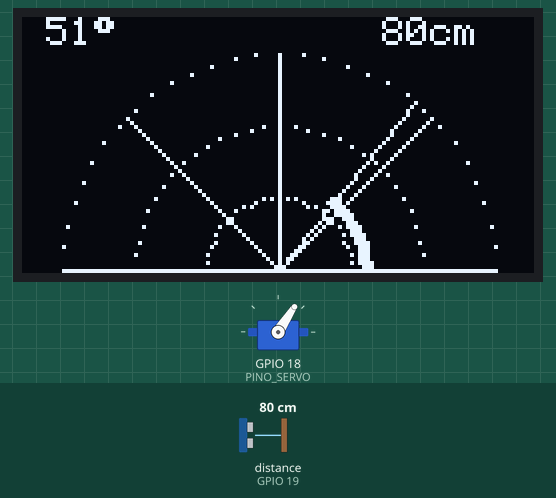
Simulated run of this program. Board: ESP32. Shown: servo, 128×64 one-colour display. Wiring (from diagram.json): ultrasonic range finder: trigger GPIO 5; echo GPIO 19. Inputs (shaded band) come from the test bench; at power-on: distance to the obstacle (sensor on GPIO 19) 80 cm. The echo pulse lasts 58.3 µs per cm; what the program prints to the serial monitor is not drawn.

Above: at 2.4 s.
2.5 s: distance to the obstacle (sensor on GPIO 19) set to 250 cm
At 3.4 s:
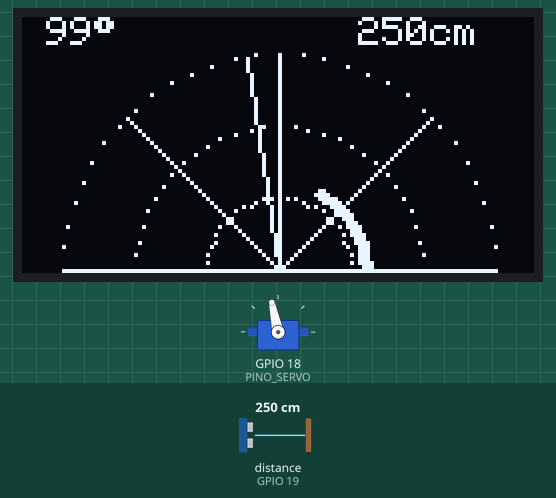
4.1 s: distance to the obstacle (sensor on GPIO 19) set to 2 cm
At 4.6 s:
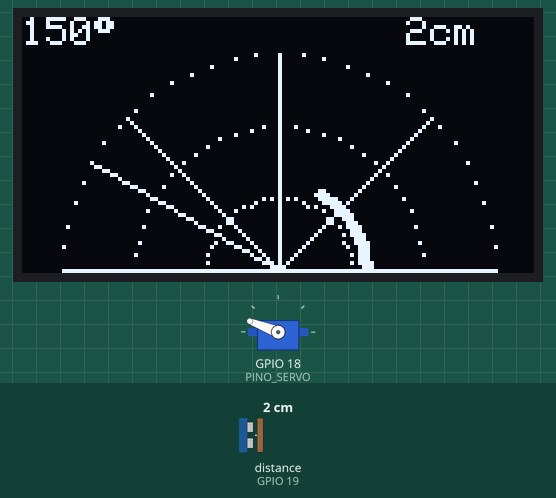
6.9 s: distance to the obstacle (sensor on GPIO 19) set to 299 cm
At 7.6 s:
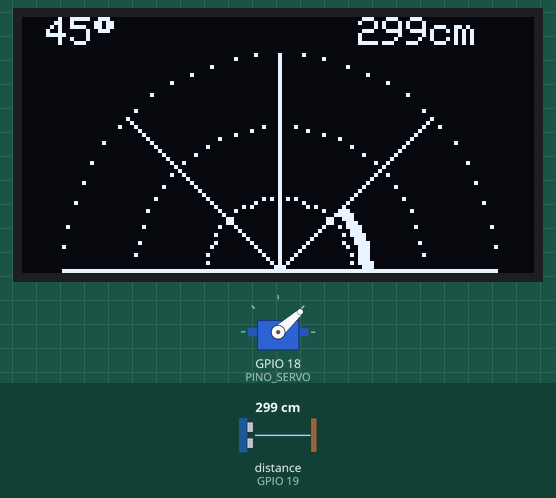
8.4 s: distance to the obstacle (sensor on GPIO 19) set to 60 cm
At 8.86 s:
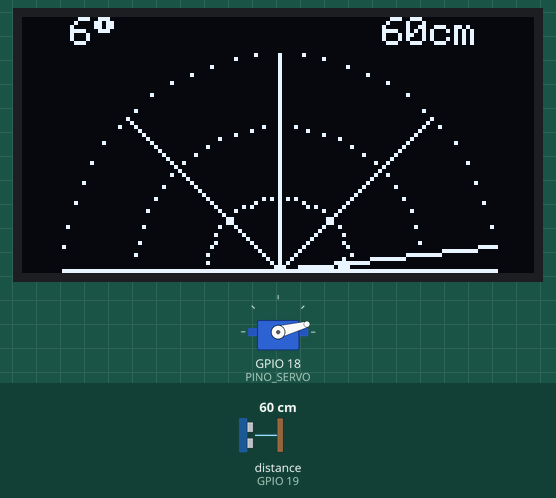
10.1 s: distance to the obstacle (sensor on GPIO 19) set to 250 cm
At 17.94 s:
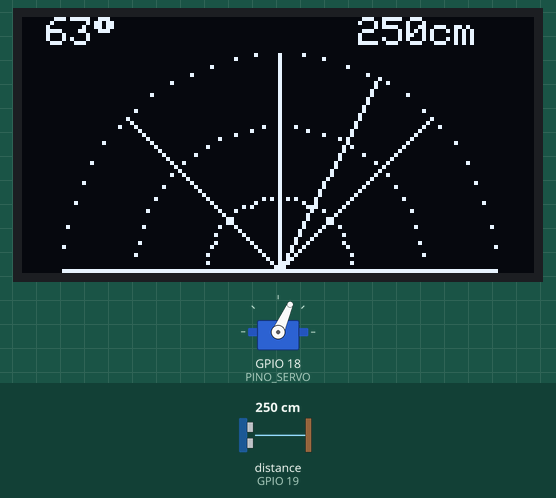
Timing chart, 0 to 18.0 s (numbered marks = the images above; inputs shaded):
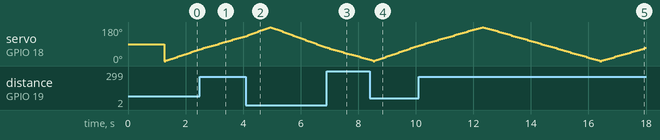

The program:

main.cpp
```cpp
/*
 * ============================================================
 *  PROJETO 02 - RADAR ULTRASSÔNICO
 *  Tópico 7 - Funções predefinidas: FUNÇÕES TRIGONOMÉTRICAS
 *  Placa: ESP32 DevKit C  |  Simulação: Wokwi (VS Code)
 * ============================================================
 *  Componentes:
 *   - Servo motor SG90                        [NOVO]
 *   - Sensor ultrassônico HC-SR04             [NOVO]
 *   - Display OLED 128x64 SSD1306 (I2C)       [NOVO]
 *
 *  Ideia: o servo gira o sensor de 0° a 180°. Para cada ângulo
 *  medimos a distância (coordenada POLAR: raio + ângulo) e
 *  convertemos para coordenada CARTESIANA (x, y) usando:
 *        x = d * cos(θ)        y = d * sin(θ)
 *
 *  Funções trigonométricas exploradas:
 *   sin()  cos()  tan()  atan2()  radians()  degrees()
 *   hypot()  e a constante PI
 * ============================================================
 */

#include <Arduino.h>
#include <Wire.h>
#include <Adafruit_GFX.h>
#include <Adafruit_SSD1306.h>
#include <ESP32Servo.h>

// ----------------- Pinos -----------------
#define PINO_SERVO  18
#define PINO_TRIG    5
#define PINO_ECHO   19

// ----------------- Display ----------------
#define LARGURA 128
#define ALTURA   64
Adafruit_SSD1306 oled(LARGURA, ALTURA, &Wire, -1);

// --------- Geometria do radar na tela ---------
const int   CENTRO_X   = 64;     // centro do semicírculo (meio da tela, embaixo)
const int   CENTRO_Y   = 63;
const int   RAIO_TELA  = 54;     // raio máximo em pixels
const float ALCANCE_CM = 200.0;  // distância representada pelo raio máximo

// --------------- Servo / varredura -------------
Servo servo;
int angulo = 0;
int passo  = 3;                  // graus por passo (+3 ou -3)

// Guarda a distância medida em cada ângulo (0..180) para desenhar os "ecos"
float distancias[181];

// ============================================================
//  SENSOR
// ============================================================
float medirDistanciaCm() {
  digitalWrite(PINO_TRIG, LOW);
  delayMicroseconds(2);
  digitalWrite(PINO_TRIG, HIGH);       // pulso de 10 µs dispara a medição
  delayMicroseconds(10);
  digitalWrite(PINO_TRIG, LOW);

  unsigned long duracao = pulseIn(PINO_ECHO, HIGH, 30000);  // timeout 30 ms
  if (duracao == 0) return -1;                              // sem eco

  // velocidade do som ≈ 0,0343 cm/µs ; ida e volta -> divide por 2
  return duracao * 0.0343 / 2.0;
}

// ============================================================
//  CONVERSÕES TRIGONOMÉTRICAS
// ============================================================

// Converte (ângulo em graus, raio em pixels) -> ponto na tela
void polarParaTela(float graus, float raioPx, int &px, int &py) {
  float rad = radians(graus);                 // sin/cos trabalham em RADIANOS
  px = CENTRO_X + round(raioPx * cos(rad));   // eixo x cresce para a direita
  py = CENTRO_Y - round(raioPx * sin(rad));   // eixo y da tela cresce para BAIXO, por isso o "-"
}

// ============================================================
//  DESENHO
// ============================================================
void desenharGrade() {
  // Arcos de 1/3, 2/3 e 3/3 do alcance, desenhados ponto a ponto com sin/cos
  for (int k = 1; k <= 3; k++) {
    float r = RAIO_TELA * k / 3.0;
    for (int g = 0; g <= 180; g += 6) {
      int x, y;
      polarParaTela(g, r, x, y);
      oled.drawPixel(x, y, SSD1306_WHITE);
    }
  }
  // Linhas guia a cada 45°
  for (int g = 0; g <= 180; g += 45) {
    int x, y;
    polarParaTela(g, RAIO_TELA, x, y);
    oled.drawLine(CENTRO_X, CENTRO_Y, x, y, SSD1306_WHITE);
  }
}

void desenharEcos() {
  for (int g = 0; g <= 180; g++) {
    float d = distancias[g];
    if (d > 0 && d <= ALCANCE_CM) {
      float raioPx = d / ALCANCE_CM * RAIO_TELA;   // regra de três: cm -> pixels
      int x, y;
      polarParaTela(g, raioPx, x, y);
      oled.fillCircle(x, y, 1, SSD1306_WHITE);
    }
  }
}

void desenharFeixe(int graus) {
  int x, y;
  polarParaTela(graus, RAIO_TELA, x, y);
  oled.drawLine(CENTRO_X, CENTRO_Y, x, y, SSD1306_WHITE);
}

void desenharTexto(int graus, float d) {
  oled.setTextSize(1);
  oled.setTextColor(SSD1306_WHITE);
  oled.setCursor(0, 0);
  oled.printf("%3d%c", graus, (char)247);          // 247 = símbolo de grau na fonte padrão
  oled.setCursor(84, 0);
  if (d < 0) oled.print(" ---cm");
  else       oled.printf("%3.0fcm", d);
}

// ============================================================
//  RELATÓRIO SERIAL (mostra a matemática acontecendo)
// ============================================================
void relatorio(int graus, float d) {
  if (d < 0) {
    Serial.printf("ang=%3d  sem eco\n", graus);
    return;
  }
  float rad = radians(graus);
  float x = d * cos(rad);            // componente horizontal (cm)
  float y = d * sin(rad);            // componente vertical   (cm)

  // Prova real: voltar de cartesiano para polar
  float dVolta   = hypot(x, y);              // sqrt(x² + y²)
  float angVolta = degrees(atan2(y, x));     // ângulo a partir de x e y

  Serial.printf("ang=%3d (%.3f rad) d=%6.1f cm | x=%7.1f y=%6.1f | hypot=%6.1f atan2=%6.1f",
                graus, rad, d, x, y, dVolta, angVolta);

  // tan() = cateto oposto / cateto adjacente (indefinida em 90°)
  if (graus != 90) Serial.printf(" | tan=%.2f", tan(rad));
  Serial.println();
}

// ============================================================
void setup() {
  Serial.begin(115200);

  pinMode(PINO_TRIG, OUTPUT);
  pinMode(PINO_ECHO, INPUT);

  servo.setPeriodHertz(50);            // servos comuns trabalham em 50 Hz
  servo.attach(PINO_SERVO, 500, 2400); // largura de pulso mín/máx em µs

  if (!oled.begin(SSD1306_SWITCHCAPVCC, 0x3C)) {
    Serial.println(F("OLED nao encontrado!"));
    while (true) delay(10);
  }

  for (int i = 0; i <= 180; i++) distancias[i] = -1;

  oled.clearDisplay();
  oled.setTextSize(2);
  oled.setTextColor(SSD1306_WHITE);
  oled.setCursor(28, 20);
  oled.print("RADAR");
  oled.display();
  delay(1200);

  Serial.println(F("Radar Ultrassonico - Funcoes Trigonometricas"));
  Serial.println(F("Clique no HC-SR04 na simulacao e mova o controle de distancia."));
}

void loop() {
  servo.write(angulo);
  delay(25);                                   // tempo para o servo chegar na posição

  float d = medirDistanciaCm();

  // Preenche os ângulos do passo atual (evita "buracos" no desenho)
  for (int g = angulo; g != angulo + passo && g >= 0 && g <= 180; g += (passo > 0 ? 1 : -1)) {
    distancias[g] = d;
  }

  oled.clearDisplay();
  desenharGrade();
  desenharEcos();
  desenharFeixe(angulo);
  desenharTexto(angulo, d);
  oled.display();

  relatorio(angulo, d);

  // Avança e inverte o sentido nas extremidades
  angulo += passo;
  if (angulo >= 180 || angulo <= 0) {
    angulo = constrain(angulo, 0, 180);
    passo = -passo;
  }
}
```
